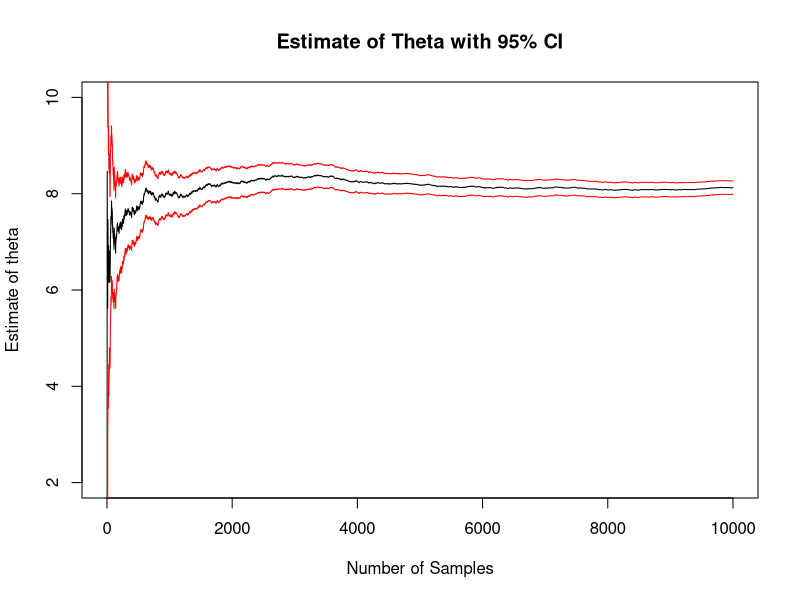
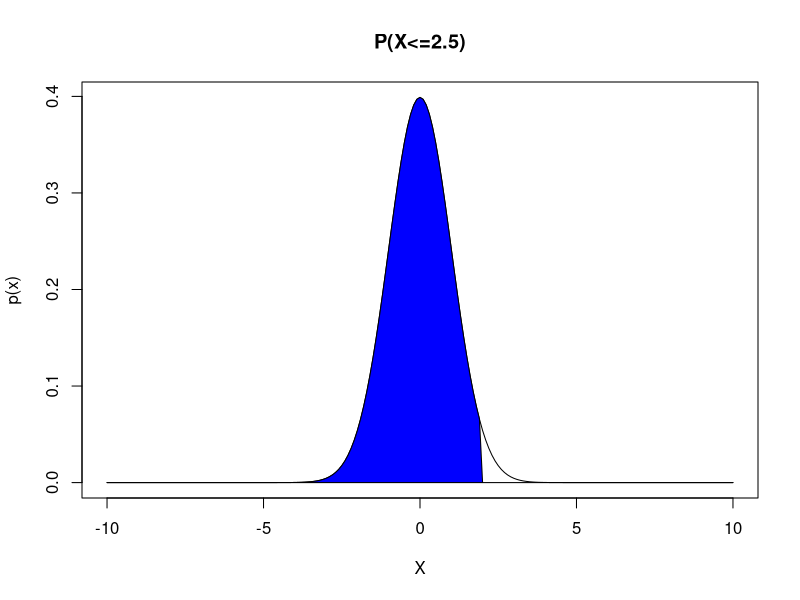
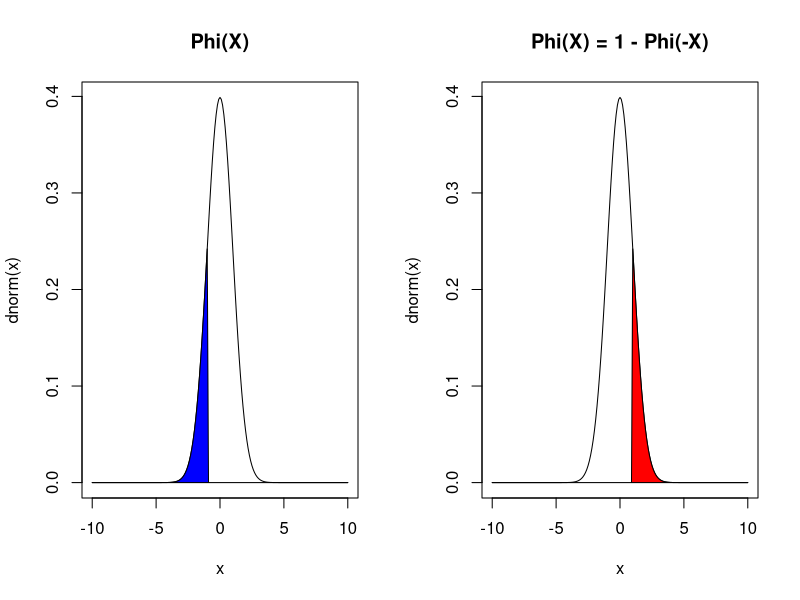
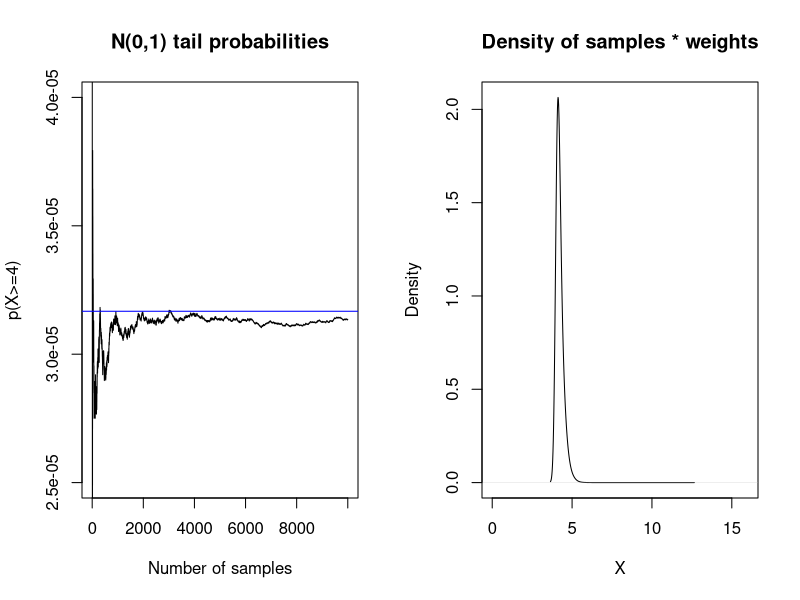
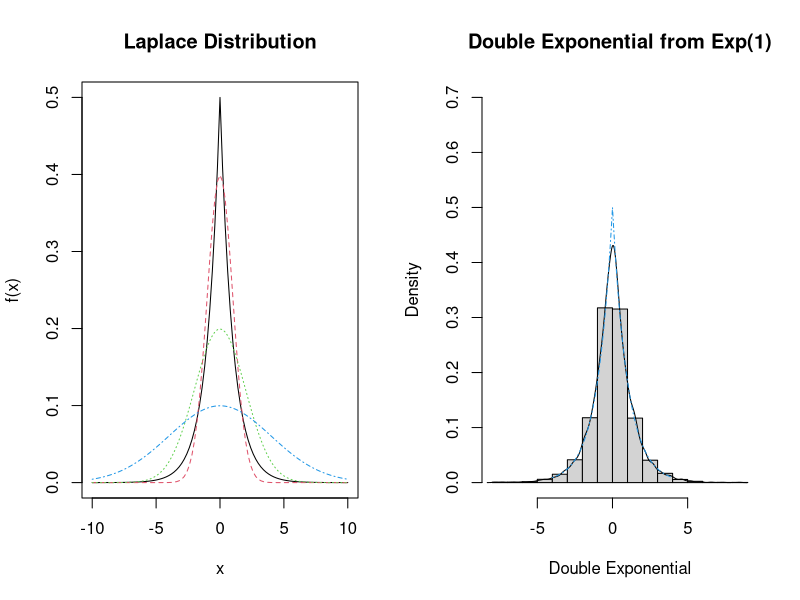
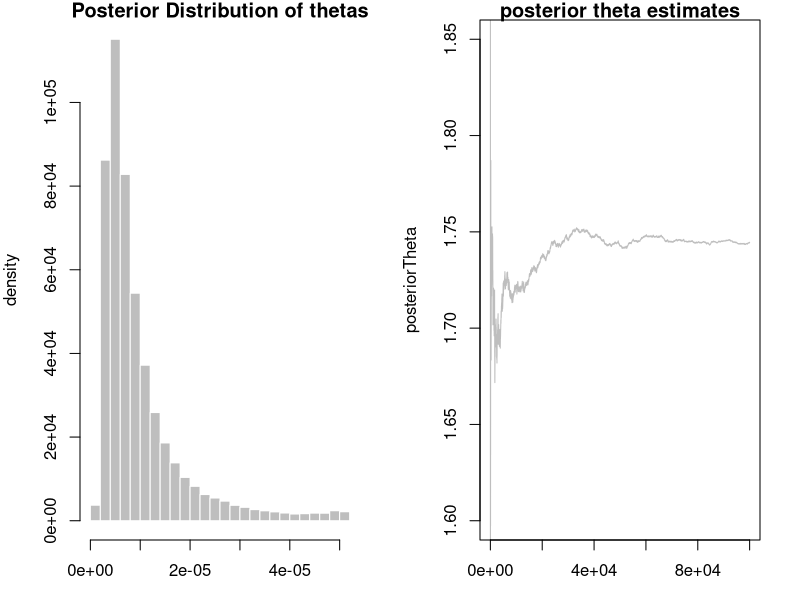
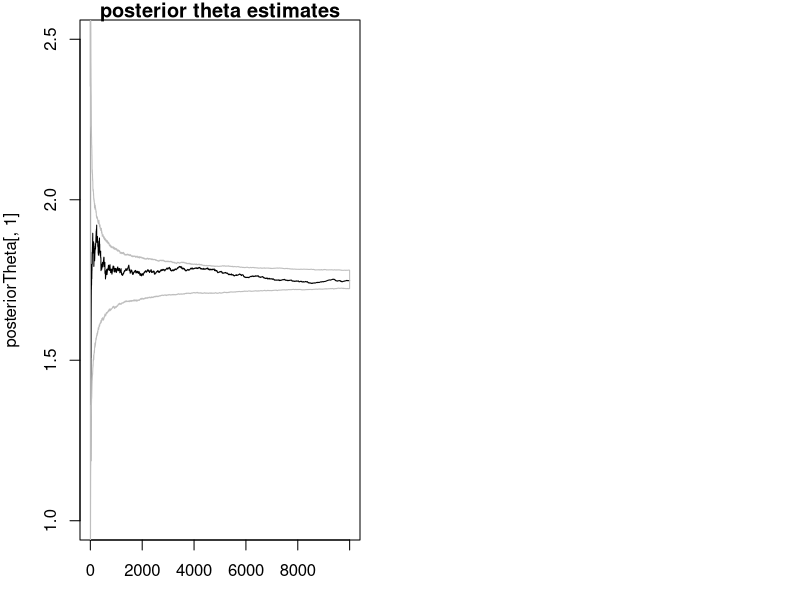

These charts were generated, in order, by the following R code:
## ---- chunk 1
N = 10000 ## sample size
h <- function(x) { 3*x^2 } ## function of interest, h(x)
X <- runif(n = N, min = 0, max = 2)  ## samples from f(x)
v = 2 * mean(h(X)) ## 2 * E[h(x)]
print(v) ## approximately 8
integrate(f = h, lower = 0, upper = 2)
## ---- chunk 2
N = 10000 ## sample size
h <- function(x) { 3*x^2 } ## function of interest, h(x)
X <- runif(n = N, min = 0, max = 2)  ## samples from f(x)
h_values <- 2 * h(X)

cumMean <- function(x, n){
  num = cumsum(x)
  denom = 1:n
  result = num/denom
  return(result)
}

## ---- chunk 3
cumSE <- function(x, n){
  m = mean(x)
  num = sqrt(cumsum((x - m)^2))
  denom = 1:n
  result = num/denom ## cummulative mean of (x_i - theta)^2
  return(result)
}

thetas = cumMean(h_values, N)
SE = cumSE(h_values, N)


## ---- chunk 4
plot(x = 1:N, y = thetas, type = "l", ylim = c(2, 10), xlab = "Number of Samples",
     ylab = "Estimate of theta",
     main = "Estimate of Theta with 95% CI")
lines(x = 1:N, y = thetas + 1.96*SE, col = "red") ## CI
lines(x = 1:N, y = thetas - 1.96*SE, col = "red") ## CI

## ---- chunk 5
## final estimate
thetaHat = mean(h_values)
se <- sd(x = h_values)/sqrt(N)
ci <- thetaHat + 1.96*c(-1,1) * se

print("Theta estimate: ")
print(thetaHat)
print("Confidence Intervals")
print(ci)

## ---- chunk 6
x <- seq(from = -10, to = 10, by = 0.1)

out = dnorm(x)
out[x >= 2] = 0

plot(x, dnorm(x), type = "l", main = "P(X<=2.5)", 
     xlab = "X", ylab = "p(x)")
polygon(x, out, col = "blue")

## ---- chunk 7
N = 10000
x = 2.5
t = runif(N, 0, 2.5)
p = 0.5 + 1/sqrt(2*pi) * mean(x * exp(-t^2 / 2))

print(p)
print(x = pnorm(q = 2.5, lower.tail = TRUE))

## ---- chunk 8
x <- seq(from = -10, to = 10, by = 0.1)

out = dnorm(x)
out[x > -1] = 0

par(mfrow = c(1,2))
plot(x, dnorm(x), type = "l", main = "Phi(X)")
polygon(x, out, col = "blue")


out = dnorm(x)
out[x < 1] = 0

plot(x, dnorm(x), type = "l", main = "Phi(X) = 1 - Phi(-X)")
polygon(x, out, col = "red")

## ---- chunk 9
N = 10000
x = 3.2
Z = rnorm(N)
p_val = mean(Z <= x)
print(p_val)
print(sum(Z > x)) ## few samples with Z > x
## ---- chunk 10
set.seed(9124555) ## won't show up
## ---- chunk 11
N = 10000; x = 4
t = rnorm(N) >= x ## looking at the lower tail
p_val = sum(t)/N
print(sum(t)) ## only 1 sample greater or equal to 4
print(p_val)

## compare this with
RPval = pnorm(q = 4, lower.tail = FALSE) ## lower tail
print(RPval)
## ---- chunk 12
N = 10^4 
t = 4
X = rexp(N) + t
w = dnorm(X)/dexp(X - t) ## importance sampling weights dnorm/dexp(x-4)

theta = mean(w)
cumTheta = cumsum(w) / 1:N

## ---- chunk 13
plot(cumTheta, type = "l", main = "N(0,1) tail probabilities",
     xlab = "Number of samples", ylab = "p(X>=4)",
     ylim = c(2.5 * 10^(-5), 4 * 10^(-5)))
abline(a = pnorm(t, lower.tail = FALSE), b = 0, col = "blue")

## Exercise: Compare the results
#print(pnorm(t, lower.tail = FALSE))
#print(theta) 

## ---- chunk 14


plot(density(X, weights=w/sum(w)), main = "Density of samples * weights",
     xlab = "X", ylab = "Density",
     xlim = c(0,16)) ## plot density of samples from Exp(x - 4) * weights

## ---- chunk 15

f <- function(x){
  out = (1/2) * exp(x = -1 * abs(x))
  return(out)
}

curve(expr = f, from = -10, to = 10, type = "l",
      main = "Laplace Distribution")

curve(expr = dnorm(x, sd = 1), from = -10, to = 10, type = "l",
      lty = 2, col = 2,
      add = TRUE)

curve(expr = dnorm(x, sd = 2), from = -10, to = 10, type = "l",
      lty = 3, col = 3,
      add = TRUE)


curve(expr = dnorm(x, sd = 4), from = -10, to = 10, type = "l",
      lty = 4, col = 4,
      add = TRUE)


## ---- chunk 16
N = 10000
x = rnorm(N)
w = f(x)/dnorm(x) 
theta <- mean(x = x^2 * w)
print(theta)


x = rnorm(N, sd = 2)
w = f(x)/dnorm(x) 
theta <- mean(x = x^2 * w)
print(theta)

## ---- chunk 17

x = rnorm(N, sd = 4)
w = f(x)/dnorm(x, sd = 4)
theta <- mean(x = x^2 * w)
print(theta)



## ---- chunk 18
N = 10^4
f <- function(x){
  out = (1/2) * exp(x = -1 * abs(x))
  return(out)
}
pos_neg <- sample(x = c(-1,1), size = N, replace = TRUE)
x = rexp(n = N)
double_exp = pos_neg * x 

hist(double_exp, probability = TRUE, ylim = c(0,0.7),
     main = "Double Exponential from Exp(1)",
     xlab = "Double Exponential", ylab = "Density")
lines(density(double_exp))
curve(expr = f, from = -4, to = 4, add = TRUE, col = 4, lty = 4)


theta = mean(double_exp^2)
print(theta)

## ---- chunk 19

par( mar = c(3, 4, 1, 2))

N = 10^5
X = 2.5

thetas = rnorm(N, X, sd = 1)

weights = dcauchy(x = thetas, location = 0, scale = 1) ## 1/(pi * (1 + s^2))
sumOfWeights = sum(weights)

posteriorDist =  (weights )/(sumOfWeights)
hist(posteriorDist, probability = TRUE, 
     col = "gray", border = "white",
     main = "Posterior Distribution of thetas",
     xlab = "theta", ylab = "density")

## ---- chunk 20
## The expectation of the posterior distribution
posteriorThetaEst = sum((thetas * weights)/ sumOfWeights)
print(posteriorThetaEst)


## Effective Sample Size
ESS = 1 / sum( (weights / sumOfWeights)^2) ## Effective Sample Size
print(ESS)

## ---- chunk 21
posteriorTheta = cumsum(thetas * weights) / cumsum(weights)

plot(posteriorTheta, type = "l", main = "posterior theta estimates",
     ylim = c(1.6, 1.85), col = "gray")

## ---- chunk 22
X = 2.5
N = 10^4
M = 1000
thetas = matrix(data = rnorm(N*M), ncol = M) + X ## N(0,1) + 2.5
weights = dcauchy(x = thetas, location = 0, scale = 1)
posteriorTheta = apply(thetas * weights, 2, cumsum) / apply(weights, 2, cumsum)

## ---- chunk 23
## look at the first column estimates
plot(posteriorTheta[,1], main = "posterior theta estimates",
    ylim = c(1, 2.5), type = "l")
## grab the 2.5 and 97.5 quantiles for a 95% CI
confInts = apply(posteriorTheta, 1, quantile, c(0.025, 0.975)) 
polygon(x = c(1:N, N:1), y = c(confInts[1,], rev(confInts[2,])), border = "gray")
